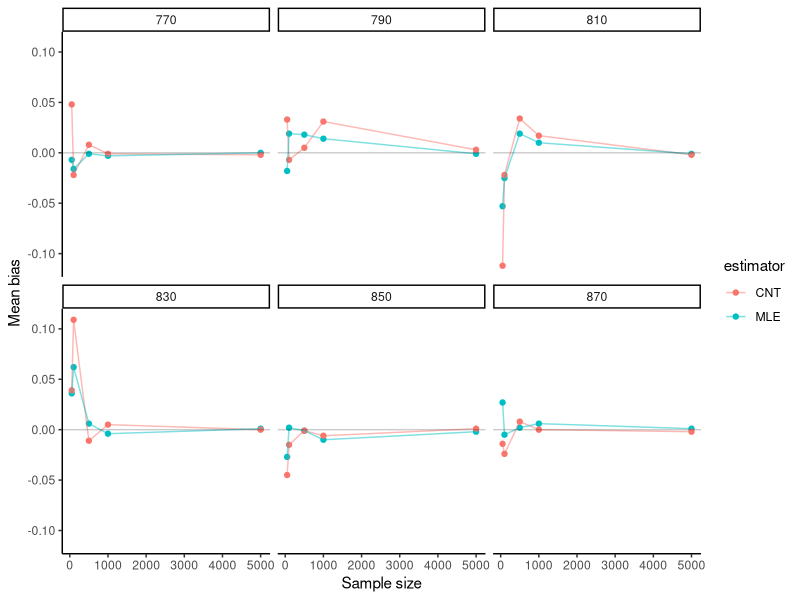
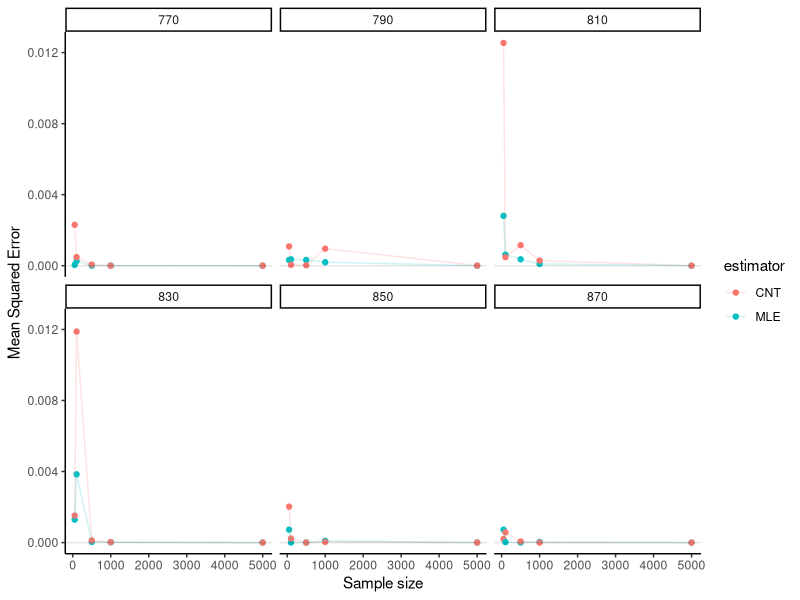
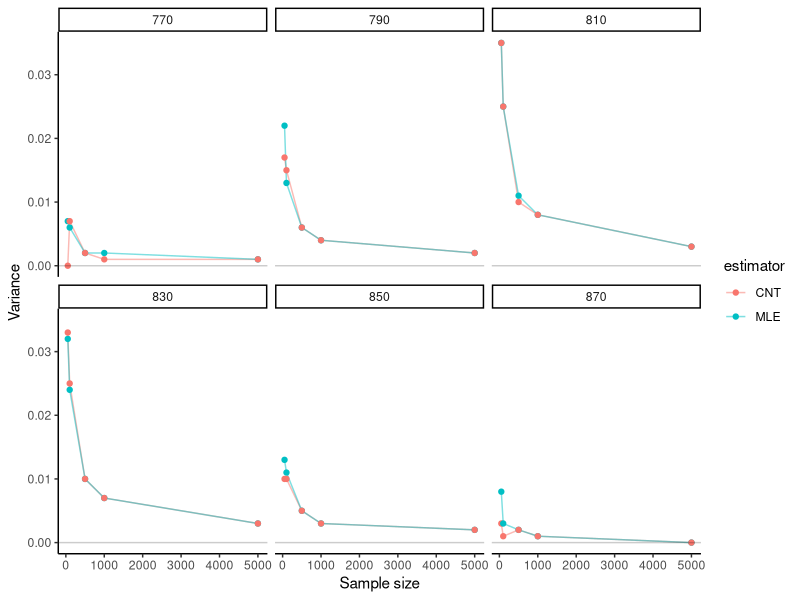

R code for these plots, in order:
## ---- chunk 1
knitr::opts_chunk$set(echo = TRUE, warning = FALSE, message = FALSE)
## ---- chunk 2
set.seed(222)
library(data.table)
library(dplyr)
results <- rbindlist(lapply(c(50, 100, 500, 1000, 5000), function(n){
  rbindlist(lapply(c(770, 790, 810, 830, 850, 870), function(param){
    x_pois <- round(rpois(n, param))
    
    #calculate lambda hat
    MLE_pois <- sum(x_pois)/n
    
    #calculate true probability at cutoff
    trueProb <- ppois(816, param)
    
    par_MLE <- ppois(816, MLE_pois)
    par_CNT <- mean(x_pois <= 816)
    
    #calculate asymptotic variance 
    v_MLE <- par_MLE*(1-par_MLE)/sqrt(n)
    v_CNT <- par_CNT*(1-par_CNT)/sqrt(n)
    
    #calculate MSE
    MSE_MLE <- mean((par_MLE - trueProb)^2)
    MSE_CNT <- mean((par_CNT - trueProb)^2)
    
    # Return estimates in data table
    data.table(n = c(n, n),
               estimator = factor(c("MLE", "CNT")),
               param_mu = c(param, param),
               trueProb = c(trueProb, trueProb), 
               #estimate = c(MLE_pois, CNT),
               #variances = c(var_pois, var_norm),
               prob = c(par_MLE, par_CNT),
               asymptotic_var = c(v_MLE, v_CNT),
               MSE = c(MSE_MLE, MSE_CNT)
               )
  }))
  }))
options(scipen = 999)
results <- results %>%
  mutate_if(is.numeric, round, digits=3)
results
## ---- chunk 3
# Get results from simulation
bias_sim = results[, .(mean_bias = mean(prob - trueProb)), by = c("n", "param_mu", "estimator")]
bias_sim
library(ggplot2)
library(dplyr)
# Plot of bias, facet by beta
bias_sim %>%
  ggplot(aes(x = n, y = mean_bias, color = estimator)) + 
  geom_point() + geom_line(alpha=0.5) +
  #geom_point(aes(shape = factor(param_mu))) +
  geom_abline(slope = 0, intercept = 0, alpha = 0.2) + 
  facet_wrap(~ param_mu) +
  #scale_shape_discrete("True value") +
  labs(x = "Sample size", y = "Mean bias") +
  theme_classic()
## ---- chunk 4
mse_sim <- results[, .(mean_mse = mean((prob - trueProb)^2)), by = c("n", "param_mu", "estimator")]
mse_sim
# Plot of MSE, facet by beta
mse_sim %>%
  ggplot(aes(x = n, y = mean_mse, color = estimator)) +
  geom_point() + geom_line(alpha = 0.2) +
  scale_shape_discrete("True value") +
  geom_abline(slope = 0, intercept = 0, alpha = 0.1) +
  facet_wrap(~ param_mu) +
  labs(x = "Sample size", y = "Mean Squared Error") +
  theme_classic()
## ---- chunk 5
estimator_var <- results[, .(var_est = asymptotic_var), 
                         by = c("n", "param_mu", "estimator")]
estimator_var
# Plot of variance (similar to MSE???)
estimator_var %>%
  ggplot(aes(x = n, y = var_est, color = estimator)) +
  geom_line(alpha = 0.5) +
  geom_point() + 
  geom_abline(slope = 0, intercept = 0, alpha = 0.2) +
  facet_wrap(~param_mu) +
  labs(x = "Sample size", y = "Variance") +
  theme_classic()

